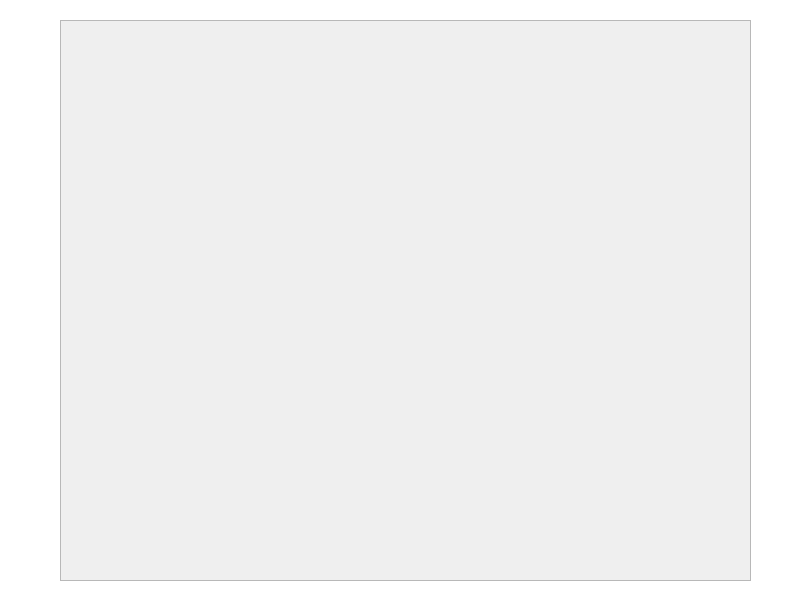
<?xml version="1.0" encoding="UTF-8"?>
<ui version="4.0">
 <class>MyPublications</class>
 <widget class="QWidget" name="MyPublications">
  <property name="geometry">
   <rect>
    <x>0</x>
    <y>0</y>
    <width>811</width>
    <height>601</height>
   </rect>
  </property>
  <property name="windowTitle">
   <string>Form</string>
  </property>
  <widget class="QLabel" name="label">
   <property name="geometry">
    <rect>
     <x>0</x>
     <y>0</y>
     <width>811</width>
     <height>601</height>
    </rect>
   </property>
   <property name="styleSheet">
    <string notr="true">background-color: rgb(255, 255, 255);</string>
   </property>
   <property name="text">
    <string/>
   </property>
  </widget>
  <widget class="QScrollArea" name="scrollArea">
   <property name="geometry">
    <rect>
     <x>60</x>
     <y>20</y>
     <width>691</width>
     <height>561</height>
    </rect>
   </property>
   <property name="widgetResizable">
    <bool>true</bool>
   </property>
   <widget class="QWidget" name="scrollAreaWidgetContents">
    <property name="geometry">
     <rect>
      <x>0</x>
      <y>0</y>
      <width>689</width>
      <height>559</height>
     </rect>
    </property>
   </widget>
  </widget>
 </widget>
 <resources/>
 <connections/>
</ui>
